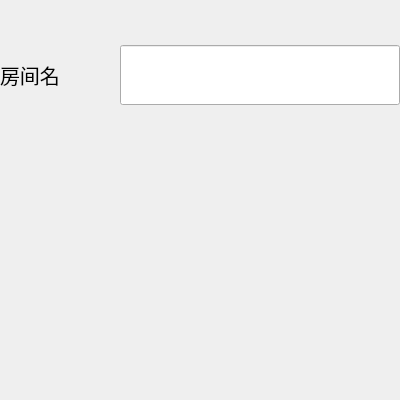
<?xml version="1.0" encoding="UTF-8"?>
<ui version="4.0">
 <class>CreateRoomDialog</class>
 <widget class="QDialog" name="CreateRoomDialog">
  <property name="geometry">
   <rect>
    <x>0</x>
    <y>0</y>
    <width>400</width>
    <height>400</height>
   </rect>
  </property>
  <property name="minimumSize">
   <size>
    <width>400</width>
    <height>400</height>
   </size>
  </property>
  <property name="maximumSize">
   <size>
    <width>400</width>
    <height>400</height>
   </size>
  </property>
  <property name="windowTitle">
   <string>Dialog</string>
  </property>
  <widget class="QWidget" name="widget" native="true">
   <property name="geometry">
    <rect>
     <x>0</x>
     <y>0</y>
     <width>400</width>
     <height>150</height>
    </rect>
   </property>
   <property name="minimumSize">
    <size>
     <width>400</width>
     <height>150</height>
    </size>
   </property>
   <property name="maximumSize">
    <size>
     <width>400</width>
     <height>150</height>
    </size>
   </property>
   <layout class="QHBoxLayout" name="horizontalLayout">
    <item>
     <widget class="QLabel" name="label">
      <property name="font">
       <font>
        <family>华文行楷</family>
        <pointsize>15</pointsize>
       </font>
      </property>
      <property name="text">
       <string>房间名</string>
      </property>
     </widget>
    </item>
    <item>
     <widget class="QLineEdit" name="le_roomname">
      <property name="minimumSize">
       <size>
        <width>280</width>
        <height>50</height>
       </size>
      </property>
      <property name="maximumSize">
       <size>
        <width>280</width>
        <height>60</height>
       </size>
      </property>
      <property name="clearButtonEnabled">
       <bool>true</bool>
      </property>
     </widget>
    </item>
   </layout>
  </widget>
 </widget>
 <resources/>
 <connections/>
</ui>
